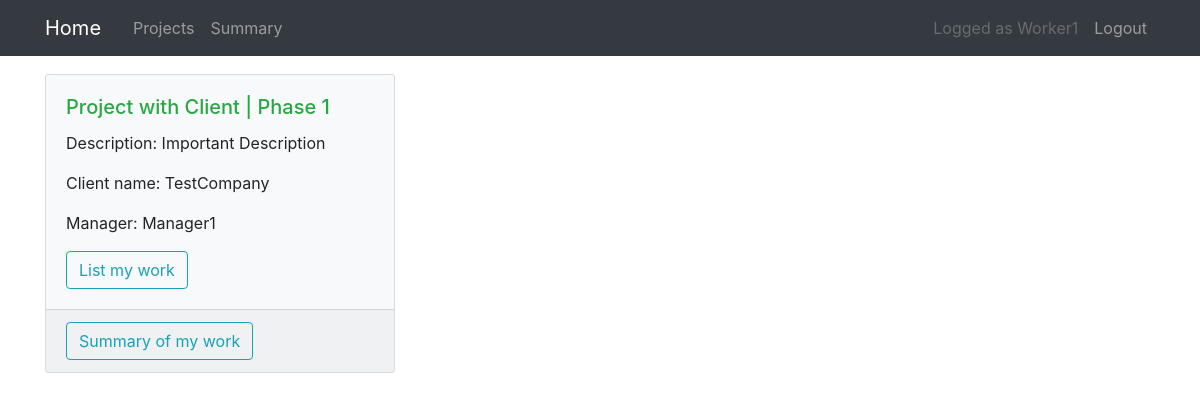
The app's page /projectphase/1/ (signed in) with its own data.
### projects/models.py (models this page shows, shortened)
class ProjectPhase(models.Model):
    title = models.CharField(max_length=100, null=True)
    project = models.ForeignKey(Project, on_delete=models.CASCADE)
    ongoing = models.BooleanField(default=True)
    dates = models.TextField(default="[]")
    def get_dates(self):
        return json.loads(self.dates)

class Project(models.Model):
    title = models.CharField(max_length=100)
    description = models.TextField()
    manager = models.ForeignKey(
        User,
        on_delete=models.SET_NULL,
        related_name="manager_project_set",
        null=True,
    )
    worker = models.ManyToManyField(User, related_name="worker_project_set")
    client = models.ManyToManyField(User, related_name="client_project_set")
    price_per_hour = models.PositiveIntegerField(blank=True, null=True)
    client_detail = models.ForeignKey(
        ClientDetail, on_delete=models.SET_NULL, blank=True, null=True
    )
    ongoing = models.BooleanField(default=True)

class ClientDetail(models.Model):
    name = models.CharField(max_length=100)
    street = models.CharField(max_length=200)
    postal_code = models.CharField(max_length=100)
    city = models.CharField(max_length=100)
    nip = models.CharField(max_length=100)

### projects/views.py (the view, shortened to what this page needs)
class ProjectPhaseDetailView(
    LoginRequiredMixin,
    PermissionRequiredMixin,
    UserBelongsToProjectMixin,
    FormMixin,
    DetailView,
):
    model = ProjectPhase
    form_class = QueryDatepointsForm
    pk_url_kwarg = "projectphase_pk"
    def get_form_kwargs(self):
        kwargs = super(ProjectPhaseDetailView, self).get_form_kwargs()
        projectphase = ProjectPhase.objects.get(
            id=self.kwargs["projectphase_pk"]
        )
        kwargs["dates"] = projectphase.get_dates()
        kwargs["initial"] = datetime.datetime.strftime(
            datetime.datetime.now(), "%Y-%m"
        )
        return kwargs
    permission_required = "projects.view_projectphase"

### projects/mixins.py (called while the page is built, shortened)
    def test_func(self):
        user = self.request.user
        try:
            project_pk = self.kwargs["project_pk"]
        except KeyError:
            pass
        else:
            return self.check_user_project(user, project_pk)
        try:
            projectphase_pk = self.kwargs["projectphase_pk"]
        except KeyError:
            pass
        else:
            return self.check_user_projectphase(user, projectphase_pk)

### projects/templates/projects/projectphase_detail.html (shortened to what this page needs)
{% extends "projects/base.html" %}
{% load static %}
{% load crispy_forms_tags %}
{% block content2 %}
<div class="row">
    <div class="col-4">
        <div class="card bg-light mb-3">
            <div class="card-body">
                {% if object.ongoing %}
                <h5 class="card-title text-success">{{ object.project.title }} | {{ object.title }}</h5>
                {% else %}
                <h5 class="card-title text-danger">{{ object.project.title }} | {{ object.title }}</h5>
                {% endif %}
                <p class="card-text">Description: {{ object.project.description }}</p>
                {% if object.project.client_detail %}
                <p class="card-text"> Client name: {{ object.project.client_detail.name }}
                </p>
                {% endif %}
                <p class="card-text">Manager: {{ object.project.manager }}</p>
                {% ifequal user.groups.all.0|stringformat:"s" 'Worker' %}
                <a href="{% url 'worker-projectphase-table' view.kwargs.projectphase_pk user.id %}"
                    class="btn btn-outline-info">List my work</a>
                {% endifequal %}
            </div>
            <div class="card-footer">
                <div class="btn-group" role="group">
                    {% ifequal user.groups.all.0|stringformat:"s" 'Worker' %}
                    <a href="{% url 'projectphase-worker-summary' view.kwargs.projectphase_pk user.id %}"
                        class="btn btn-outline-info">Summary of my work</a>
                    {% endifequal %}
                </div>
            </div>
        </div>
    </div>
    <div class="col-8">
    </div>
</div>
{% endblock content2 %}

### projects/templates/projects/base.html (shortened to what this page needs)
{% load static %}
<!DOCTYPE html>
<html>
<head>
  <link rel="stylesheet" href="https://maxcdn.bootstrapcdn.com/bootstrap/4.0.0/css/bootstrap.min.css"
>
  <link rel="stylesheet" type="text/css" href="{% static 'projects/main.css' %}">
</head>
<body>
  <header>
    <nav class="navbar navbar-expand-md navbar-dark bg-dark">
      <div class="container">
        <a class="navbar-brand mr-4" href="{% url 'project-home' %}">Home</a>
        <div class="collapse navbar-collapse" id="navbarToggle">
          <div class="navbar-nav mr-auto">
            {% if user.is_authenticated %}
            {% if perms.projects.view_project %}
            {% if not request.user.is_staff %}
            <a class="nav-item nav-link" href="{% url 'project-list' %}">Projects</a>
            {% endif %}
            {% endif %}
            {% endif %}
            {% ifequal user.groups.all.0|stringformat:"s" 'Worker' %}
            <a class="nav-link" href="{% url 'worker-summary' user.id %}">Summary</a>
            {% endifequal %}
          </div>
          <div class="navbar-nav">
            {% if user.is_authenticated %}
            <a class="nav-link disabled" href="#">Logged as {{ user.username }}</a>
            <a class="nav-item nav-link" href="{% url 'logout' %}">Logout</a>
            {% else %}
            <a class="nav-item nav-link" href="{% url 'login' %}">Login</a>
            {% endif %}
          </div>
        </div>
      </div>
    </nav>
  </header>
  <main class="container">
    <div class="row">
      <div class="col-1">
      </div>
      <div class="col-10">
      </div>
      <div class="col-1"></div>
    </div>
    {% block content2 %}{% endblock %}
  </main>
</body>
</html>

### projects/static/projects/main.css (style rules this page uses)
.navbar { margin-bottom: 2ex; }

### records on screen
ProjectPhase: project "Project with Client", title "Phase 1", project.description "Important Description", project.client_detail.name "TestCompany", project.manager "Manager1"

### other values on screen
{{ user.username }} "Worker1"
